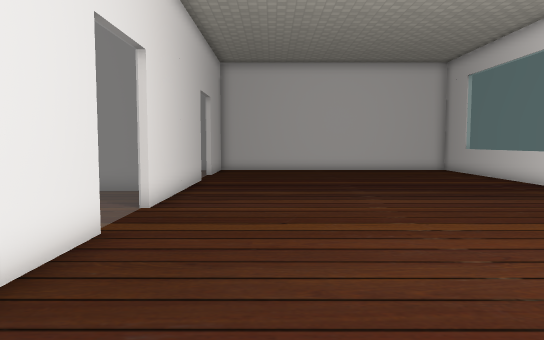
View 1 (above)

15 first-person views from a walk through a Godot game level. The camera is 1.3 m above the floor, tilts 4° down and sees 70° across. The floor is counted in squares, 0.8 m on a side. Each view is taken from the middle of a square. On the plan, view 1 faces up. The plan holds only what a view shows up to about 18 squares ahead; the rest is blank. Some surface patterns are stand-ins.

View 2
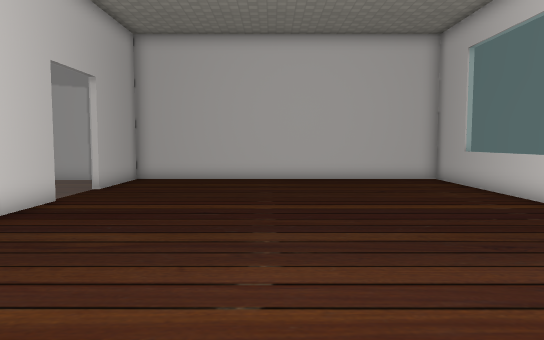

View 3
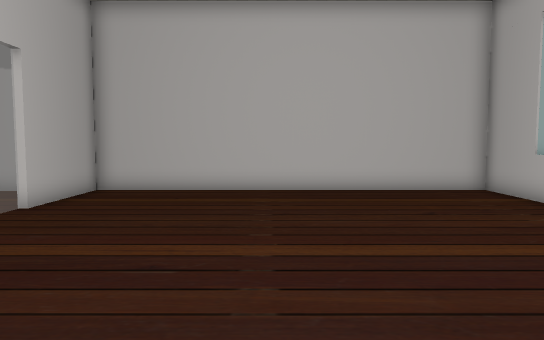

View 4
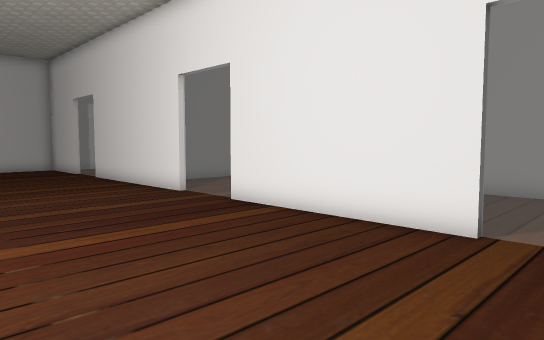

View 5
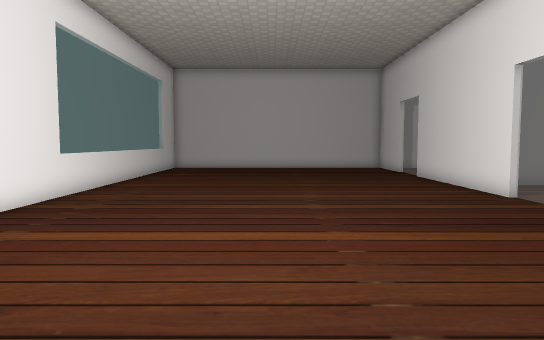

View 6
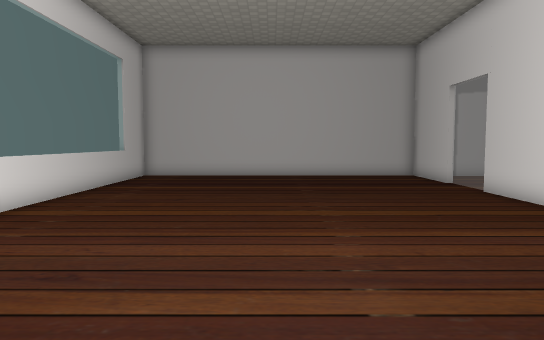

View 7
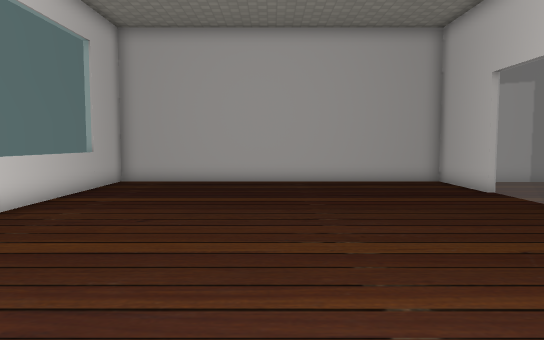

View 8
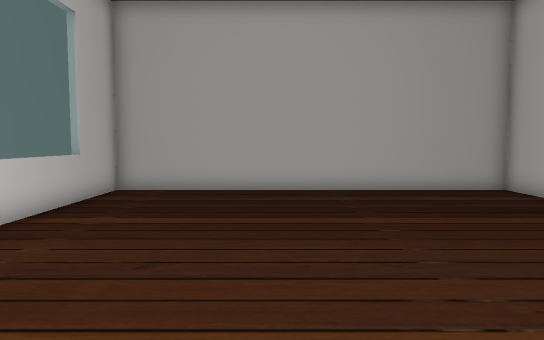

View 9
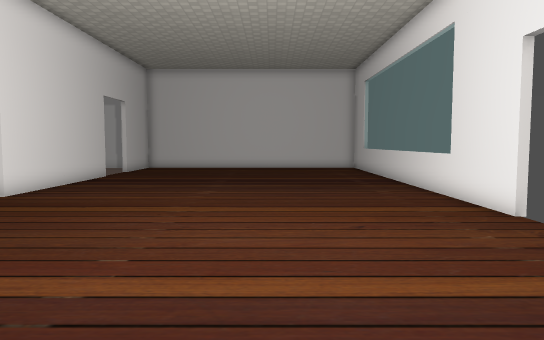

View 10
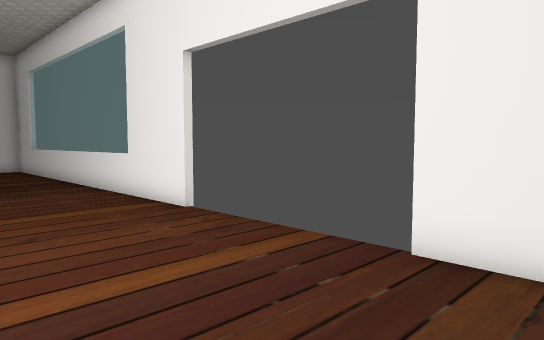

View 11
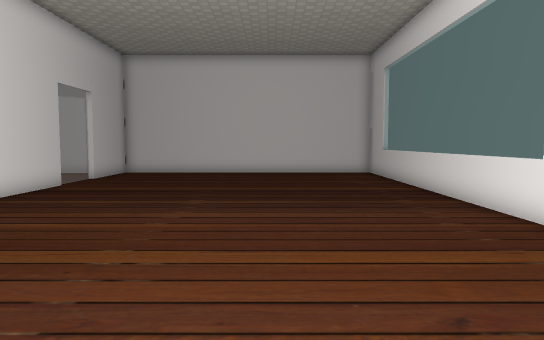

View 12
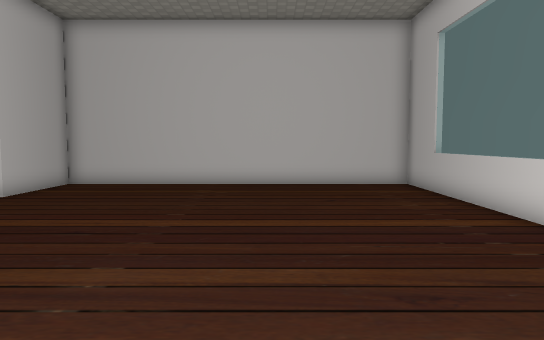

View 13
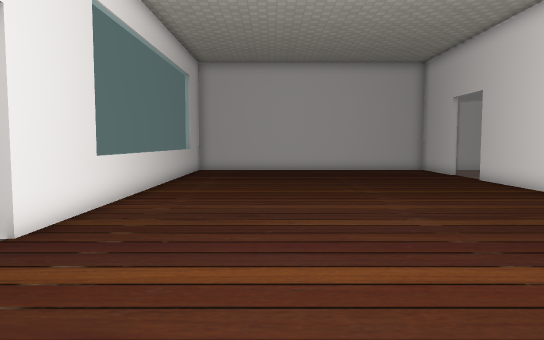

View 14
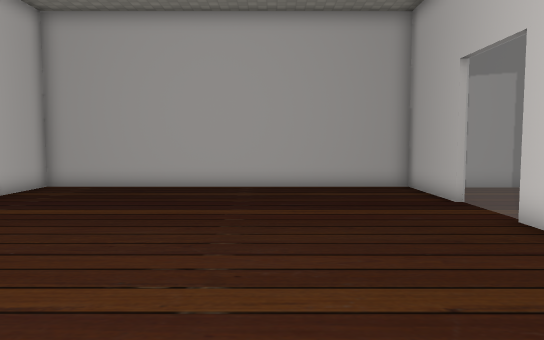

View 15
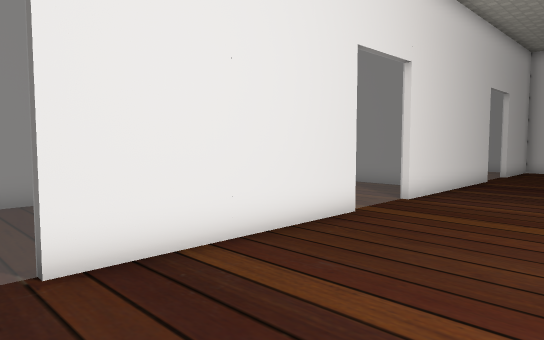

### Floor plan
Key: @ floor where view 1 was taken; # wall or solid block; . floor; = window, fence, low wall or low ledge; C column.
Columns run from 3 left of view 1 to 11 right of it. Each row starts with its distance up from view 1.
 24 ###############
 23 #.............#
 22 #.............#
 21 #.............#
 20 C.............=
 19 ..............=
 18 ..............=
 17 #.............=
 16 C.............=
 15 C.............=
 14 C.............=
 13 #.............=
 12 C.............=
 11 C.............=
 10 #.............=
  9 ..............#
  8 ..............#
  7 #.............#
  6 #.............
  5 #.............
  4 C.............
  3 #.............
  2 C.............
  1 C.............
  0 ...@..........#
 -1 ..............#
 -2 ..............#
 -3 C.............=
 -4 C.............=
 -5 C.............=
 -6 #.............=
 -7 C.............=
 -8 C.............=
 -9 C.............=
-10 #.............=
-11 ..............=
-12 ..............=
-13 #.............=
-14 C.............#
-15 C.............#
-16 #.............#
-17 ###############

Positions as (right, up) in squares from view 1, and headings:
1: (0, 0), facing up
2: (3, 6), facing up
3: (3, 10), facing up
4: (4, 9), facing down-left
5: (4, 9), facing down
6: (4, 3), facing down
7: (4, 0), facing down
8: (5, -3), facing down
9: (5, -2), facing up
10: (5, -2), facing up-right
11: (5, 2), facing up
12: (5, 8), facing up
13: (6, 7), facing down
14: (2, -2), facing down
15: (2, -1), facing up-left
